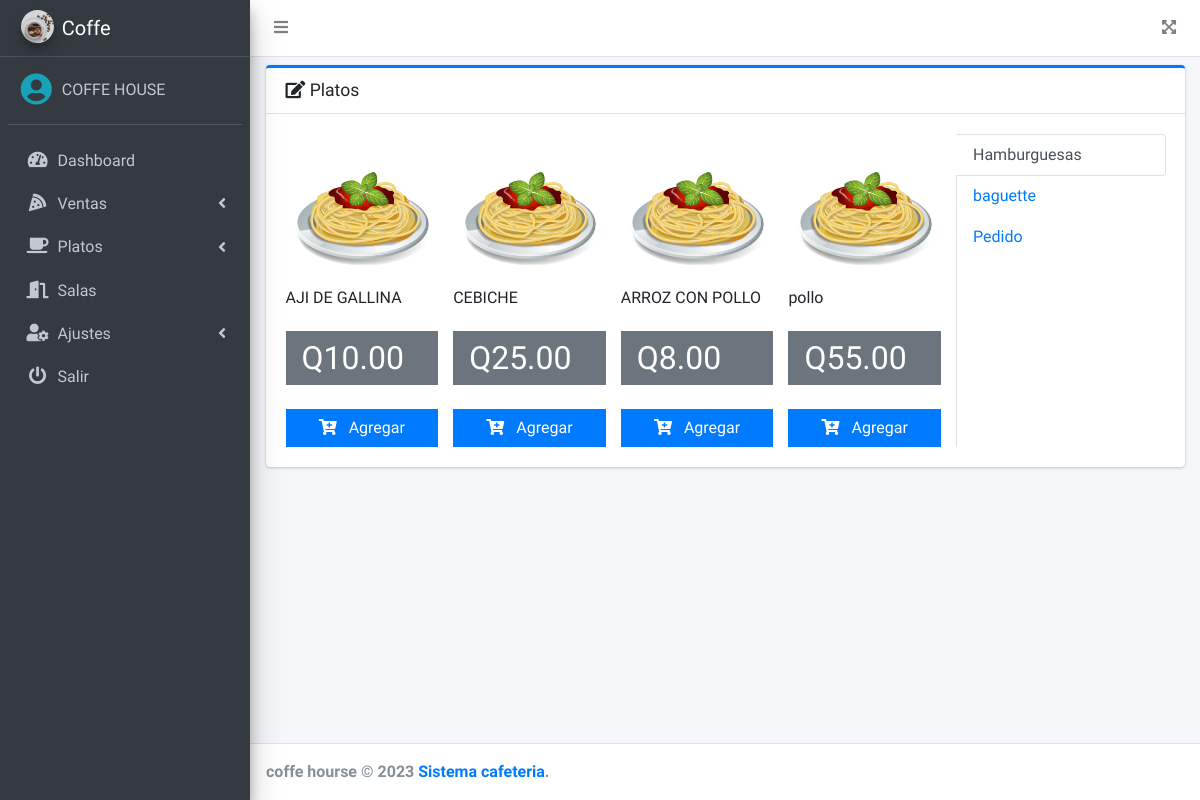
/src/pedido.php (signed in), run on an earlier commit of the app's database.
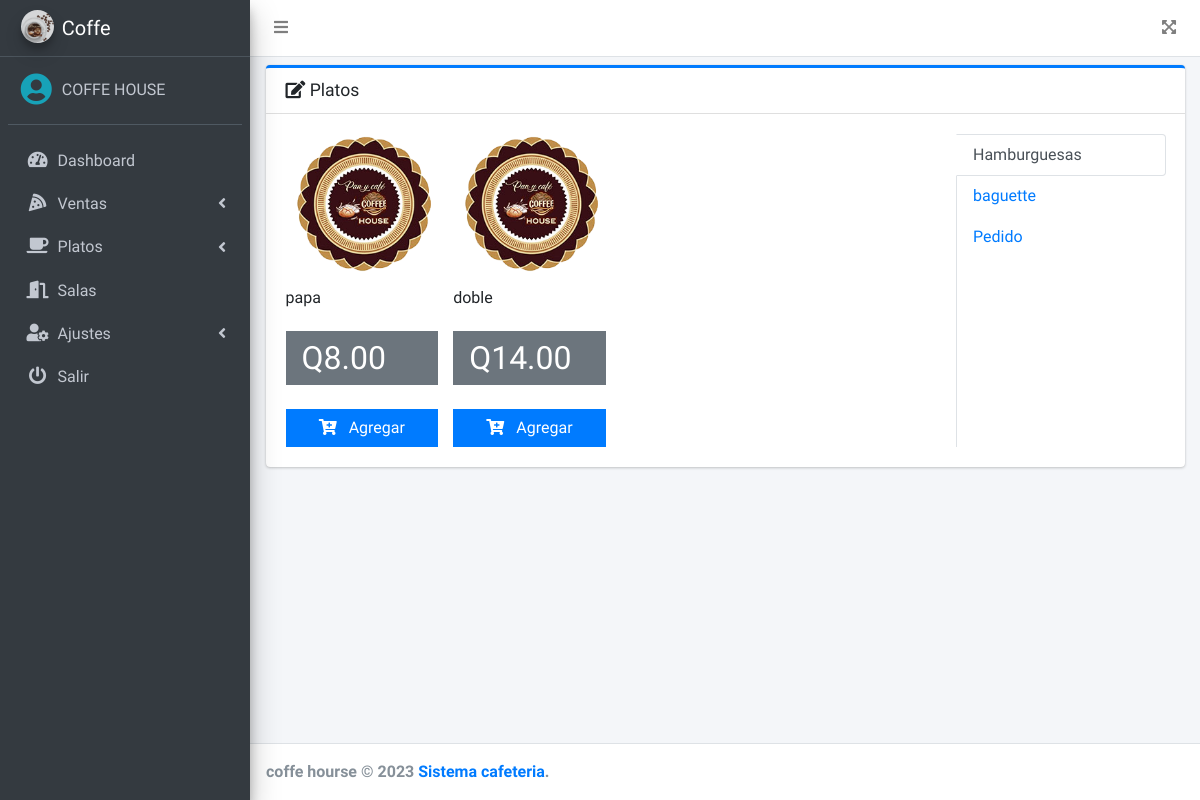
And on a later commit of the database.
### tables this page shows
CREATE TABLE `platos` (
  `id` int(11) NOT NULL,
  `nombre` varchar(200) NOT NULL,
  `precio` decimal(10,2) NOT NULL,
  `imagen` varchar(100) DEFAULT NULL,
  `fecha` timestamp NULL DEFAULT NULL,
  `estado` int(11) NOT NULL DEFAULT 1
);

### src/pedido.php (the view, shortened to what this page needs)
<?php
if ($_SESSION['rol'] == 1 || $_SESSION['rol'] == 3) {
    include_once "includes/header.php";
?>
    <div class="card card-primary card-outline">
        <div class="card-header">
            <h3 class="card-title">
                <i class="fas fa-edit"></i>
                Platos
            </h3>
        </div>
        <div class="card-body">
            <div class="row">
                <div class="col-7 col-sm-9">
                    <div class="tab-content" id="vert-tabs-right-tabContent">
                        <div class="tab-pane fade show active" id="vert-tabs-right-home" role="tabpanel" aria-labelledby="vert-tabs-right-home-tab">
                            <div class="row">
                                <?php
                                include "../conexion.php";
                                $query = mysqli_query($conexion, "SELECT * FROM platos WHERE estado = 1");
                                $result = mysqli_num_rows($query);
                                if ($result > 0) {
                                    while ($data = mysqli_fetch_assoc($query)) { ?>
                                        <div class="col-md-3">
                                            <div class="col-12">
                                                <img src="<?php echo ($data['imagen'] == null) ? '../assets/img/default.png' : $data['imagen']; ?>" class="product-image" alt="Product Image">
                                            </div>
                                            <h6 class="my-3"><?php echo $data['nombre']; ?></h6>
                                            <div class="bg-gray py-2 px-3 mt-4">
                                                <h2 class="mb-0">
                                                    Q<?php echo $data['precio']; ?>
                                                </h2>
                                            </div>
                                            <div class="mt-4">
                                                <a class="btn btn-primary btn-block btn-flat addDetalle" href="#" data-id="<?php echo $data['id']; ?>">
                                                    <i class="fas fa-cart-plus mr-2"></i>
                                                    Agregar
                                                </a>
                                            </div>
                                        </div>
                                <?php }
                                } ?>
                            </div>
                        </div>
                    </div>
                </div>
                <div class="col-5 col-sm-3">
                    <div class="nav flex-column nav-tabs nav-tabs-right h-100" id="vert-tabs-right-tab" role="tablist" aria-orientation="vertical">
                        <a class="nav-link active" id="vert-tabs-right-home-tab" data-toggle="pill" href="#vert-tabs-right-home" role="tab" aria-controls="vert-tabs-right-home" aria-selected="true">Hamburguesas</a>
                        <a class="nav-link" id="pedido-tab" data-toggle="pill" href="#baguette" role="tab" aria-controls="pedido" aria-selected="false">baguette</a>
                        <a class="nav-link" id="pedido-tab" data-toggle="pill" href="#pedido" role="tab" aria-controls="pedido" aria-selected="false">Pedido</a>
                    </div>
                </div>
            </div>
        </div>
    </div>
<?php include_once "includes/footer.php";
} else {
    header('Location: permisos.php');
}
?>

What changed in the data, as far as the page shows it:
removed platos: nombre "AJI DE GALLINA", precio "10.00"
removed platos: nombre "CEBICHE", precio "25.00"
removed platos: nombre "ARROZ CON POLLO", precio "8.00"
removed platos: nombre "pollo", precio "55.00"
added platos: imagen (picture), nombre "papa", precio "8.00"
added platos: imagen (picture), nombre "doble", precio "14.00"
